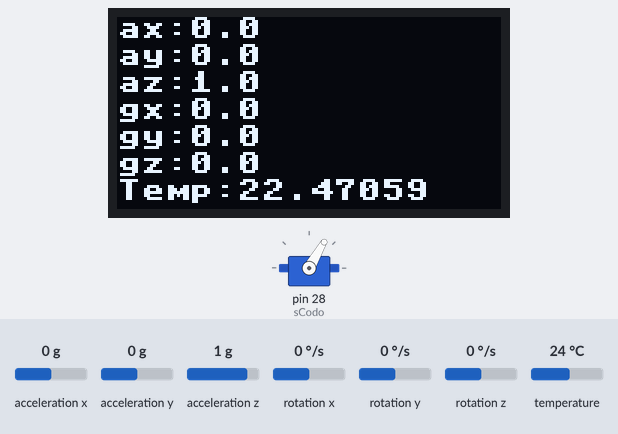
This program was run on a simulated MicroPython board. Shown: 128×64 one-colour display, servo. The test bench sets the inputs (shaded band); at power-on: rotation x 0 °/s, acceleration x 0 g, acceleration y 0 g, acceleration z 1 g, rotation y 0 °/s, rotation z 0 °/s, temperature 24 °C. Servo angles are drawn from the pulse width (0.5 ms = 0°, 2.5 ms = 180°); library files of the repository ran but are not shown: ssd1306.py, imu.py.

Above: at 1.4 s.
1.5 s: rotation x set to -192 °/s
At 2.5 s:
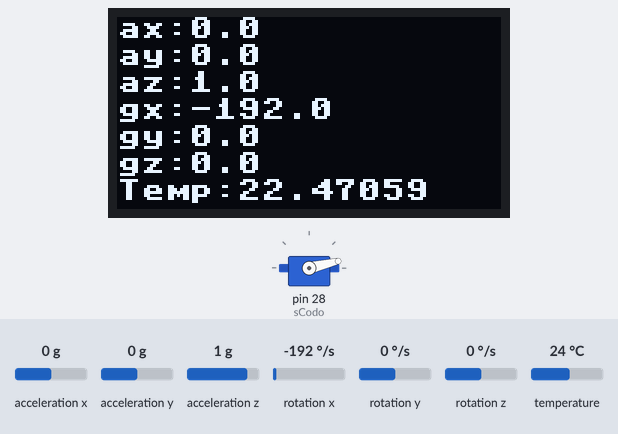
3.3 s: rotation x set to -100 °/s
At 4.1 s:
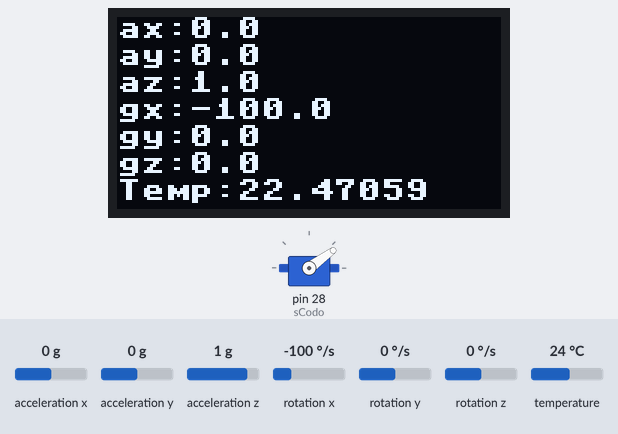
4.8 s: rotation x set to 100 °/s
At 5.7 s:
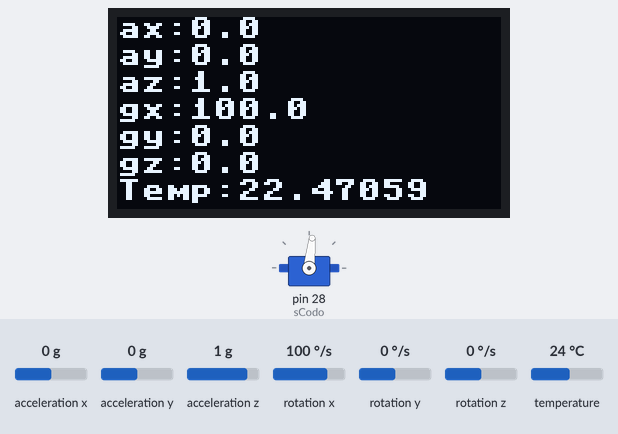
6.4 s: rotation x set to 192 °/s
At 7.4 s:
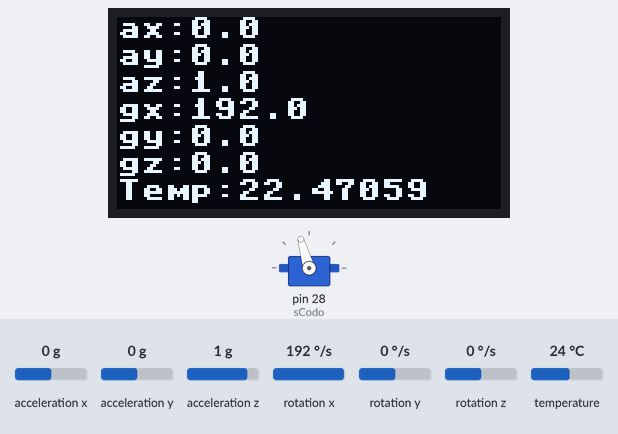
7.9 s: rotation x set to 0 °/s
At 9.0 s:
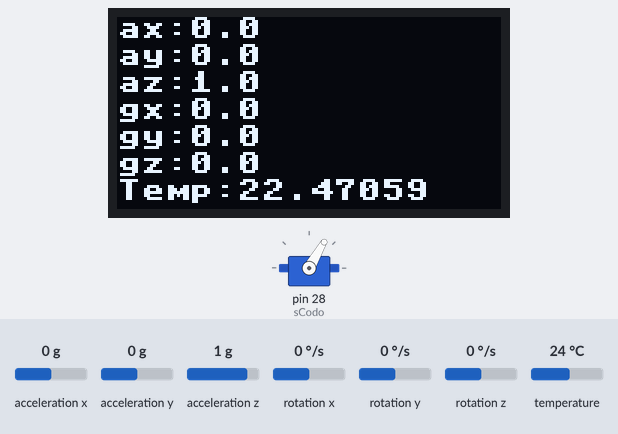
Timing chart, 0 to 10.4 s (numbered marks = the images above; inputs shaded):
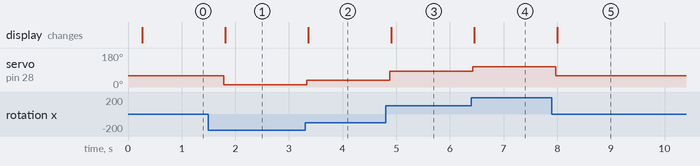

Measured:
- after the input at 1.5 s, servo on pin 28 (sCodo): 60° → 13° after 0.29 s; the display: changes after 0.31 s (image 1)
- after the input at 3.3 s, servo on pin 28 (sCodo): 13° → 36° at once; the display: changes after 0.06 s (image 2)
- after the input at 4.8 s, servo on pin 28 (sCodo): 36° → 84° after 0.08 s; the display: changes after 0.10 s (image 3)
- after the input at 6.4 s, servo on pin 28 (sCodo): 84° → 106° at once; the display: changes after 0.05 s (image 4)
- after the input at 7.9 s, servo on pin 28 (sCodo): 106° → 60° after 0.07 s; the display: changes after 0.10 s (image 5)

The program:

mpu6050_oled_sCodo.py
```python
from machine import I2C, Pin, PWM
import ssd1306
from imu import MPU6050
from time import sleep

# Configuración del servo
sCodo = PWM(Pin(28))
sCodo.freq(50)

# Configuración del I2C
i2c = I2C(0, scl=Pin(5), sda=Pin(4))

# Configuración de la pantalla OLED
oled_ancho = 128
oled_alto = 64
oled = ssd1306.SSD1306_I2C(oled_ancho, oled_alto, i2c)

# Inicialización del sensor MPU6050
imu = MPU6050(i2c)

# Función para mapear los valores de gx a un rango de 0 a 180 grados
def map_gx_to_degrees(gx):
    return int((gx + 250) * (180 - 0) / (500 - (-250)))

# Variable para almacenar el valor anterior de gx
last_gx = None

while True:
    # Capturar los valores de los sensores
    ax = imu.accel.x
    ay = imu.accel.y
    az = imu.accel.z
    gx = imu.gyro.x
    gy = imu.gyro.y
    gz = imu.gyro.z
    t = imu.temperature

    # Si gx ha cambiado, actualizar el servo y la pantalla OLED
    if gx != last_gx:
        mapped_gx = map_gx_to_degrees(gx)
        sCodo.duty_ns(int((mapped_gx * 2000000 / 180) + 500000))
        last_gx = gx

        # Actualizar la pantalla OLED con los nuevos valores
        oled.fill(0)
        oled.text("ax:"+str(ax), 0, 0)
        oled.text("ay:"+str(ay), 0, 9)
        oled.text("az:"+str(az), 0, 18)
        oled.text("gx:"+str(gx), 0, 27)
        oled.text("gy:"+str(gy), 0, 36)
        oled.text("gz:"+str(gz), 0, 45)
        oled.text("Temp:"+str(t), 0, 54)
        oled.show()

    sleep(0.5)
```
